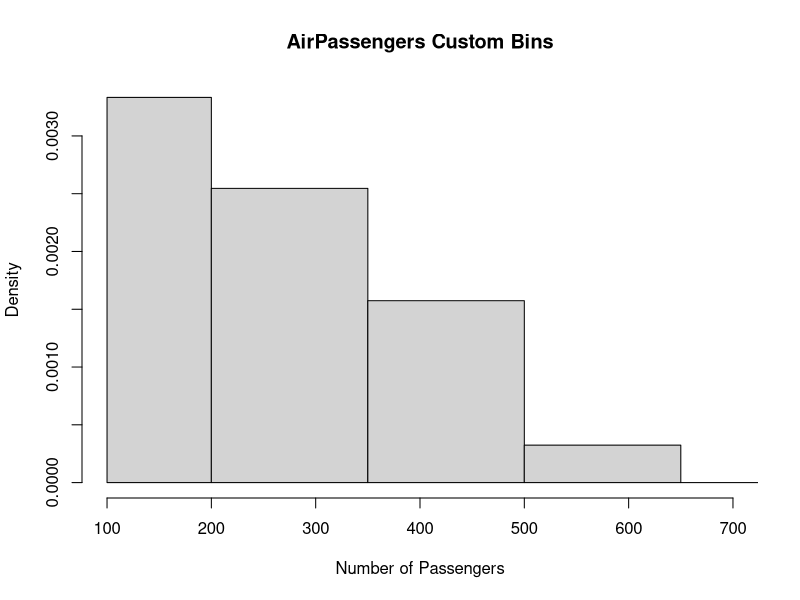

The R script that drew this image:
# Histogram for "AirPassengers" dataset 
# Note: x-axis starts at 100; bins are 150 wide between 200 and 700 
hist(AirPassengers, 
     breaks = c(100, 200, 350, 500, 650, 800), 
     xlim = c(100, 700), 
     main = "AirPassengers Custom Bins", 
     xlab = "Number of Passengers")